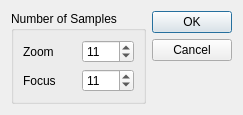
<?xml version="1.0" encoding="UTF-8"?>
<ui version="4.0">
 <class>NewLensTableDialog</class>
 <widget class="QDialog" name="NewLensTableDialog">
  <property name="geometry">
   <rect>
    <x>0</x>
    <y>0</y>
    <width>231</width>
    <height>101</height>
   </rect>
  </property>
  <property name="windowTitle">
   <string>New Lens Table</string>
  </property>
  <layout class="QHBoxLayout" name="horizontalLayout_3">
   <item>
    <widget class="QGroupBox" name="groupBox">
     <property name="title">
      <string>Number of Samples</string>
     </property>
     <layout class="QVBoxLayout" name="verticalLayout">
      <item>
       <layout class="QHBoxLayout" name="horizontalLayout">
        <item>
         <widget class="QLabel" name="zoomLabel">
          <property name="text">
           <string>Zoom</string>
          </property>
         </widget>
        </item>
        <item>
         <widget class="QSpinBox" name="zoomSpinBox">
          <property name="minimum">
           <number>3</number>
          </property>
          <property name="maximum">
           <number>99</number>
          </property>
          <property name="value">
           <number>11</number>
          </property>
         </widget>
        </item>
       </layout>
      </item>
      <item>
       <layout class="QHBoxLayout" name="horizontalLayout_2">
        <item>
         <widget class="QLabel" name="focusLabel">
          <property name="text">
           <string>Focus</string>
          </property>
         </widget>
        </item>
        <item>
         <widget class="QSpinBox" name="focusSpinBox">
          <property name="minimum">
           <number>3</number>
          </property>
          <property name="maximum">
           <number>99</number>
          </property>
          <property name="value">
           <number>11</number>
          </property>
         </widget>
        </item>
       </layout>
      </item>
     </layout>
    </widget>
   </item>
   <item>
    <widget class="QDialogButtonBox" name="buttonBox">
     <property name="orientation">
      <enum>Qt::Vertical</enum>
     </property>
     <property name="standardButtons">
      <set>QDialogButtonBox::Cancel|QDialogButtonBox::Ok</set>
     </property>
    </widget>
   </item>
  </layout>
 </widget>
 <resources/>
 <connections>
  <connection>
   <sender>buttonBox</sender>
   <signal>accepted()</signal>
   <receiver>NewLensTableDialog</receiver>
   <slot>accept()</slot>
   <hints>
    <hint type="sourcelabel">
     <x>248</x>
     <y>254</y>
    </hint>
    <hint type="destinationlabel">
     <x>157</x>
     <y>274</y>
    </hint>
   </hints>
  </connection>
  <connection>
   <sender>buttonBox</sender>
   <signal>rejected()</signal>
   <receiver>NewLensTableDialog</receiver>
   <slot>reject()</slot>
   <hints>
    <hint type="sourcelabel">
     <x>316</x>
     <y>260</y>
    </hint>
    <hint type="destinationlabel">
     <x>286</x>
     <y>274</y>
    </hint>
   </hints>
  </connection>
 </connections>
</ui>
